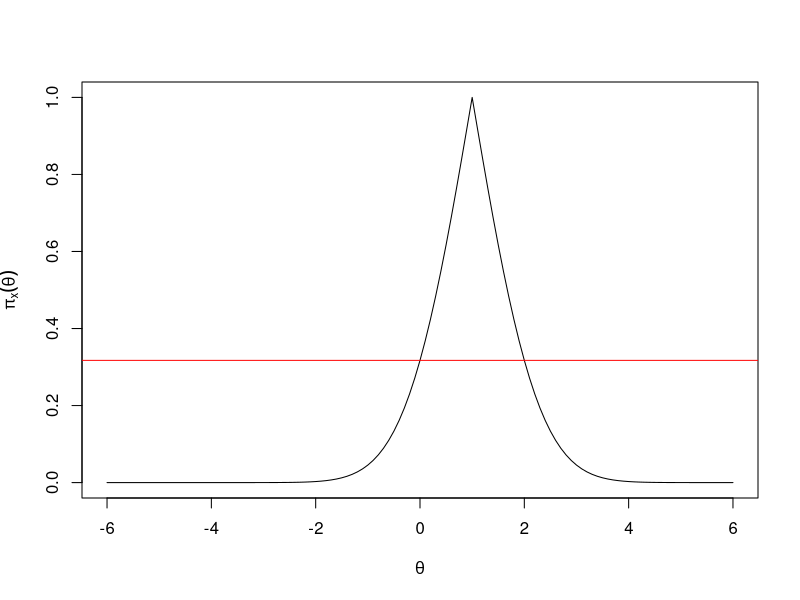

This chart was generated by the following R code:
## ---- chunk 1
knitr::opts_chunk$set(echo = TRUE)
## ---- chunk 2
contour_normal <- function(x, theta){
  x_bar <- mean(x)
  n <- length(x)
  return(2 * (pnorm(abs(x_bar-theta)*sqrt(n), lower.tail = F) ))
}
## ---- chunk 3
n <- 1
true_theta <- 0
# X <- rnorm(n) + true_theta
X <- 1

theta <- seq(true_theta-6, true_theta+6, .1)
pi_normal <- contour_normal(X, theta)
plot(theta, pi_normal, type = "l", xlab = expression(theta), ylab = expression(pi[x](theta)))
pi_true_theta <- contour_normal(X, true_theta)
abline(h=pi_true_theta, col = "red")
